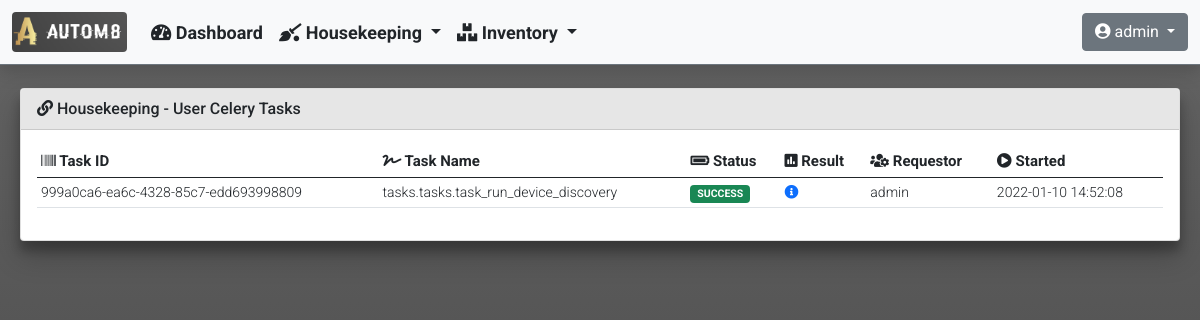
The app's page /housekeeping/ (signed in) with its own data.
### housekeeping/models.py (models this page shows)
class CeleryUserJobResults(models.Model):
    task_id = models.UUIDField(
        primary_key=True,
        default=uuid.uuid4,
        max_length=255
    )
    task_name = models.CharField(max_length=255)
    task_status = models.CharField(max_length=255)
    task_result = models.JSONField(null=True)
    task_requested_by = models.CharField(max_length=255)
    start_time = models.DateTimeField()

### housekeeping/views.py (the view)
def housekeeping_celery_user_tasks(request):
    tasks_list = CeleryUserJobResults.objects.all().order_by('-start_time')
    context = {
            'title': 'Housekeeping - Celery User Tasks',
            'card_header': 'Housekeeping - User Celery Tasks',
            'data': {
                'tasks_list': tasks_list
            }
        }
    if tasks.stats():
        data = {
            'celery_information': {
                'celery_statistics': tasks.stats(),
                'registered_tasks': tasks.registered_tasks()[hostname],
                'scheduled_tasks': tasks.scheduled()[hostname],
                'active_tasks': tasks.active()[hostname],
                'reserved_tasks': tasks.reserved()
            }
        }
        context['data'].update(data)
        return render(
            request,
            'housekeeping/housekeeping_celery_user_tasks.html',
            context
        )
    else:
        return render(
                request,
                'housekeeping/housekeeping_celery_user_tasks.html',
                context
            )

### templates/housekeeping/housekeeping_celery_user_tasks.html (shortened to what this page needs)
{% extends "base_template/base.html"%}
{% block content %}
{% if data.tasks_list %}
<div class="col-md-12">
    <div class="table-responsive rounded">
        <table id="celery_completed_tasks" class="table table-hover table-sm" style="width:100%">
            <thead>
                <tr>
                    <th><i class="fas fa-barcode"></i> Task ID</th>
                    <th><i class="fas fa-signature"></i> Task Name</th>
                    <th><i class="fas fa-battery-full"></i> Status</th>
                    <th><i class="fas fa-poll"></i> Result</th>
                    <th><i class="fas fa-users-cog"></i> Requestor</th>
                    <th><i class="fas fa-play-circle"></i> Started</th>
                </tr>
            </thead>
            <tbody>
                {% for completed_task in data.tasks_list %}
                <tr>
                    <td>{{ completed_task.task_id }}</td>
                    <td>{{ completed_task.task_name }}</td>
                    <td>
                        {% if 'SUCCESS' in completed_task.task_status %}
                            <span class="badge bg-success">{{ completed_task.task_status }}</span>
                        {% else %}
                            <span class="badge bg-danger">{{ completed_task.task_status }}</span>
                        {% endif %}
                    </td>
                    <td>
                        <a href="#" data-bs-toggle="modal" data-bs-target="#task_result_modal_{{ completed_task.task_id }}">
                            <i class="fas fa-info-circle"></i>
                        </a>
                    </td>
                    <td>{{ completed_task.task_requested_by }}</td>
                    <td>{{ completed_task.start_time|date:"Y-m-d H:i:s" }}</td>
                </tr>
                {% endfor %}
            </tbody>
        </table>
    </div>
</div>
{% endif %}
{% endblock %}

### templates/navbar/navbar.html (shortened to what this page needs)
{% load static %}
{% if user.is_authenticated %}
<nav class="navbar navbar-expand-md navbar-light bg-light fixed-top border-bottom border-secondary shadow">
  <div class="container-fluid">
    <a class="navbar-brand" href="#">
      <img class="rounded" src="{% static 'images/logos/portal_logo.png' %}" width="115" height="40">
    </a>
    <div class="collapse navbar-collapse" id="navbarCollapse">
      <ul class="navbar-nav me-auto mb-2 mb-md-0">
        <li class="nav-item">
          <a class="nav-link text-dark" href="{% url 'dashboard:dashboard' %}" onclick="spinner_toggle_on()">
            <i class="fas fa-tachometer-alt"></i>
            Dashboard
          </a>
        </li>
        <li class="nav-item dropdown">
          <a class="nav-link dropdown-toggle text-dark" href="#" id="HousekeepingDropdown" role="button" data-bs-toggle="dropdown" aria-expanded="false">
            <i class="fas fa-quidditch"></i>
            Housekeeping
          </a>
        </li>
        <li class="nav-item dropdown">
          <a class="nav-link dropdown-toggle text-dark" href="#" id="InventoryDropdown" role="button" data-bs-toggle="dropdown" aria-expanded="false">
            <i class="fas fa-boxes"></i>
            Inventory
          </a>
        </li>
      </ul>
      <div class="dropdown">
        <a class="btn btn-md btn-secondary dropdown-toggle" href="#" role="button" id="UserProfileDropdown" data-bs-toggle="dropdown" aria-expanded="false">
          <i class="fas fa-user-circle"></i>
          {{ user.username }}
        </a>
      </div>
    </div>
  </div>
</nav>
{% endif %}

### static/css/custom.css (style rules this page uses)
nav { font-family: 'Roboto', sans-serif; font-weight: 700; font-size: 18px; height: 65px; top: 0; }
body { font-family: 'Roboto', sans-serif; font-weight: 400; font-size: 14px; overflow-y: scroll; min-height: 70rem; padding-top: 5rem; height: 100%; background: linear-gradient(to top, #e6e6e6, #4b4b4b, #656565) }
th { font-family: 'Roboto', sans-serif; font-weight: 700; font-size: 15px; }
td { font-family: 'Roboto', sans-serif; font-weight: 300; font-size: 14px; }

### records on screen
CeleryUserJobResults: task_id "999a0ca6-ea6c-4328-85c7-edd693998809", task_name "tasks.tasks.task_run_device_discovery", task_status "SUCCESS", task_requested_by "admin", start_time "2022-01-10 14:52:08"

### other values on screen
{{ user.username }} "admin"
{{ card_header }} "Housekeeping - User Celery Tasks"
